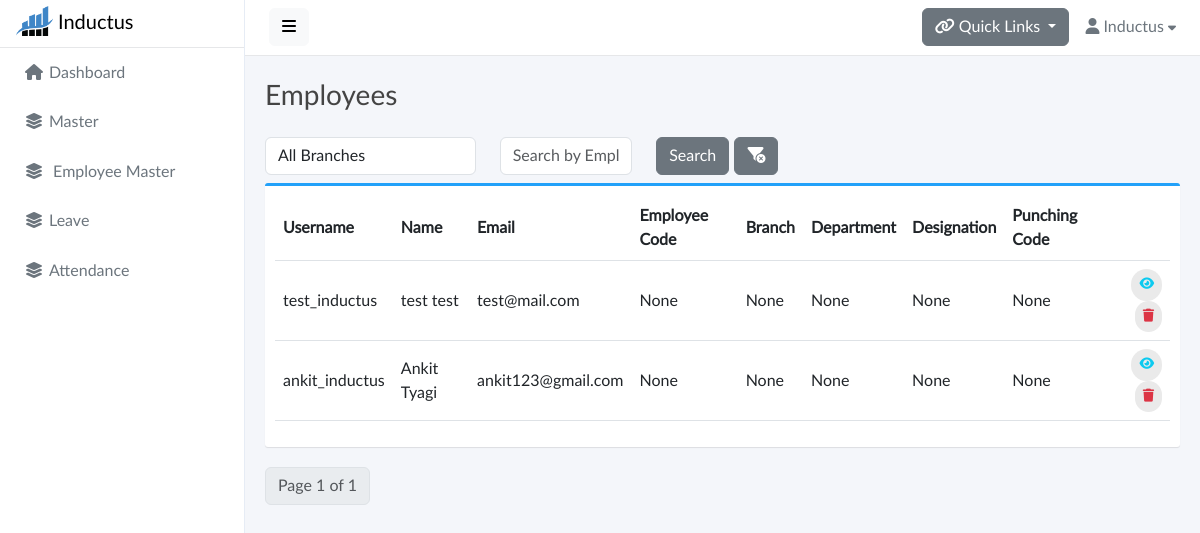
The page /employees_profiles/ (signed in) on the database its author committed.
### base/models.py (models this page shows, shortened)
class Employee(models.Model):
    GENDER_CHOICES = [
        ('Male', 'Male'),
        ('Female', 'Female'),
    ]
    SHIFT_CHOICES = [
        ('General', 'General'),
        ('UNICEF', 'UNICEF'),
    ]
    EMPLOYEE_TYPE_CHOICES = [
        ('Permanent','Permanent')
    ]
    GRADE_CHOICES = [
        ('Employee','Employee'),
        ('Consultant','Consultant'),
        ('UNF Employee','UNF Employee'),
        ('UNF Supervisor','UNF Supervisor'),
    ]
    id = models.CharField(max_length=25,primary_key=True,default=generate_unique_id,editable=False)
    user = models.OneToOneField(User, on_delete=models.CASCADE,editable=False)
    employee_code = models.CharField(max_length=20,unique=True,null=True,blank=True)
    middle_name = models.CharField(max_length=100,blank=True,null=True)
    official_email= models.CharField(max_length=100, blank=True , null=True , unique=True)
    gender = models.CharField(max_length=10, choices=GENDER_CHOICES)
    punching_code = models.IntegerField(unique=True , null=True , blank=True)
    date_of_joining = models.DateField(null=True)
    branch = models.ForeignKey(Branch, on_delete=models.SET_NULL,null=True,blank=True)
    department = models.ForeignKey(Department, on_delete=models.SET_NULL, null=True,blank=True)
    designation = models.ForeignKey(Designation, on_delete=models.SET_NULL,null=True,blank=True)
    employee_type = models.CharField(max_length=100, choices=EMPLOYEE_TYPE_CHOICES)
    shift = models.CharField(max_length=100, choices=SHIFT_CHOICES)
    grade = models.CharField(max_length=100, choices=GRADE_CHOICES)
    reporting_manager = models.ForeignKey(
        'self',
        on_delete=models.SET_NULL,
        null=True,
        blank=True,
        related_name='reportees'
    )
    ctc = models.CharField(max_length=20,null=True,blank=True)
    gross_salary = models.CharField(max_length=20,null=True,blank=True)
    basic_salary = models.CharField(max_length=20,null=True,blank=True)

### base/views.py (the view)
# urls.py: path('employees_profiles/',views.EmployeeView,name='employees'),
@login_required(login_url='signin')
def EmployeeView(request):
    employees = Employee.objects.all()
    branchs = Branch.objects.all()
    departments = Department.objects.all()
    designations = Designation.objects.all()
    numeric_part = 0
    if request.method == 'GET':
        try:
            seleted_branch = request.GET.get('branch')
            if seleted_branch:
                employees = employees.filter(branch__branch_name=seleted_branch)
            employee_name = request.GET.get('employee_name')
            if employee_name:
                employees = employees.filter(Q(user__first_name__icontains=employee_name) | Q(user__last_name__icontains=employee_name))
            last_employee = Employee.objects.order_by('-employee_code').first()
            if last_employee:
                last_code = last_employee.employee_code
                if last_code and any(char.isdigit() for char in last_code):
                    numeric_part = int(''.join(filter(str.isdigit, last_code)))
        except Employee.DoesNotExist:
            pass  # Handle the case when no Employee objects exist
    items_per_page = 5
    employees = employees.order_by('id')
    paginator = Paginator(employees, items_per_page)
    page = request.GET.get('page')
    try:
        employees = paginator.page(page)
    except PageNotAnInteger:
        employees = paginator.page(1)
    except EmptyPage:
        employees = paginator.page(paginator.num_pages)
    context = {
        'employees': employees,
        'next_employee_code': numeric_part + 1,
        'designations': designations,
        'departments': departments,
        'branchs': branchs,
        'selected_branch' : seleted_branch,
        'employee_name' : employee_name
    }
    return render(request, 'employee.html', context)

### base/templates/employee.html (shortened to what this page needs)
{% extends 'base.html' %}
{% load static %}
{% block start %}
<div class="content">
  <div class="container">
    <div class="page-title">
      <h3>Employees</h3>
    </div>
      <form method="get" action="{% url 'employees' %}" id="filterform">
        <div class="row">
          <div class="col-sm-3 form-group mt-2 mb-2">
            <select class="form-control" name="branch" id="branch">
                <option value="">All Branches</option>
            </select>
          </div>
          <div class="col-sm-2 form-group mt-2 mb-2">
            <input class="form-control" type="text" name="employee_name"  {% if employee_name %} value="{{employee_name}}" {% else %} placeholder="Search by Employee" {% endif %} />
        </div>
          <div class="col-sm-1 form-group mt-2 mb-2">
            <button type="submit" class="btn btn-secondary">Search</button>
          </div>
          <div class="col-sm-1 form-group mt-2 mb-2">
            <a href="{% url 'employees' %}" class="btn btn-secondary" title="Remove Filters"><i class="fa-solid fa-filter-circle-xmark"></i></i></a>
          </div>
      </div>
    </form>
    <div class="box box-primary">
      <div class="box-body">
        <table width="100%" class="table table-hover" id="dataTables-example">
          <thead>
            <tr>
              <th>Username</th>
              <th>Name</th>
              <th>Email</th>
              <th>Employee Code</th>
              <th>Branch</th>
              <th>Department</th>
              <th>Designation</th>
              <th>Punching Code</th>
              <th></th>
            </tr>
          </thead>
          <tbody>
            {% if employees %}
            {% for employee in employees %}
            <tr>
              <td>{{employee.user.username}}</td>
              <td>{{employee.user.first_name}} {{employee.user.last_name}}</td>
              <td>{{employee.user.email}}</td>
              <td>{{employee.employee_code}}</td>
              <td>{{employee.branch}}</td>
              <td>{{employee.department}}</td>
              <td>{{employee.designation}}</td>
              <td>{{employee.punching_code}}</td>
              <td class="text-end">
                <a href="{% url 'employee_profile' employee.id %}" class="btn btn-outline-info btn-rounded"><i
                    class="fas fa-eye"></i></a>
                <a class="btn btn-outline-danger btn-rounded" data-bs-toggle="modal"
                  data-bs-target="#deleteUserModal{{employee.id}}">
                  <i class="fas fa-trash"></i>
                </a>
              </td>
            </tr>
            {% endfor %}
            {% else %}
            <tr>
              <td>No Record Found</td>
            </tr>
            {% endif %}
          </tbody>
        </table>
      </div>
    </div>
    <nav aria-label="Employee Pagination">
      <ul class="pagination ">
          <li class="page-item disabled">
              <span class="page-link">Page {{ employees.number }} of {{ employees.paginator.num_pages }}</span>
          </li>
      </ul>
  </nav>
  </div>
</div>
{% endblock %}

### static/css/master.css (style rules this page uses)
body, h1, .h1, h2, .h2, h3, .h3, h4, .h4, h5, .h5, h6, .h6, p, a, td { -moz-osx-font-smoothing: grayscale; -webkit-font-smoothing: antialiased; }
body { width: 100%; height: 100%; background: #f4f6fa; font-family: "Lato", "Helvetica Neue", Arial, Helvetica, sans-serif; font-size: 1rem; color: #444; }
#body>.content { position: relative; padding: .5rem; }
#body .content .page-title h3 { margin: 1rem 0; }
.page-title { margin: 0; font-size: 1.5rem; line-height: 1.5555556; }
.box { position: relative; border-radius: 3px; background: #ffffff; border-top: 3px solid #d2d6de; margin-bottom: 20px; width: 100%; box-shadow: 0 1px 1px rgba(0, 0, 0, 0.1); }
.box-body { border-top-left-radius: 0; border-top-right-radius: 0; border-bottom-right-radius: 3px; border-bottom-left-radius: 3px; padding: 10px; }
.box-primary { border-top-color: #22a1f9; }
.btn-rounded { border-radius: 10em; padding: 6px 8px; font-size: small; text-transform: none; text-shadow: none !important; background: #eaeaea; border-color: transparent; border: none; }
a, a:hover, a:focus { color: inherit; text-decoration: none; transition: all 0.3s; }
.table td, .table th { vertical-align: middle; }

### rows shown on the page
Employee: user.username "test_inductus", user.first_name "test", user.last_name "test", user.email "test@mail.com", employee_code "None", branch "None", department "None", designation "None", punching_code "None"
Employee: user.username "ankit_inductus", user.first_name "Ankit", user.last_name "Tyagi", user.email "ankit123@gmail.com", employee_code "None", branch "None", department "None", designation "None", punching_code "None"

### other values the page prints
{{ employees.number }} "1"
{{ employees.paginator.num_pages }} "1"
